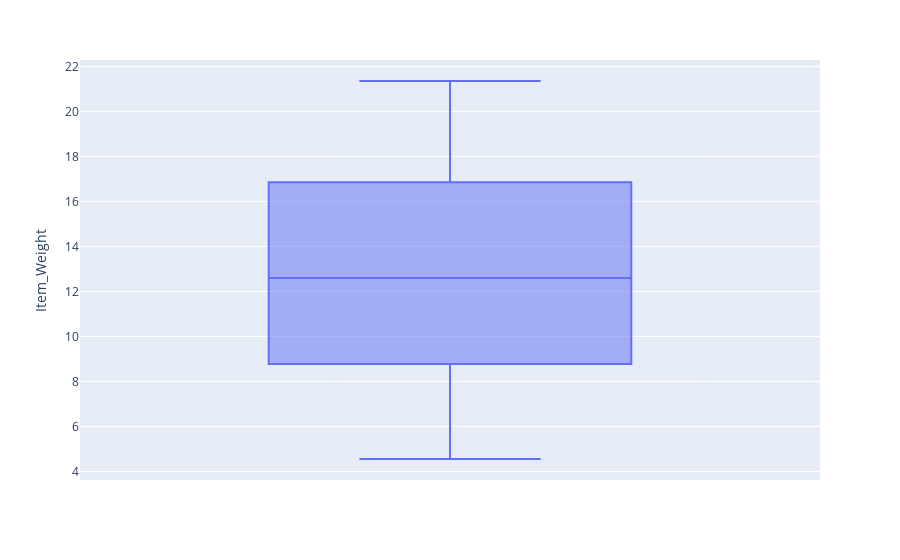

Notebook source saved alongside this figure:
### Markdown cell above
<p3>Checking for Outliers in the data</p3>

### Code cell
fig = px.box(train,y = 'Item_Weight')
fig.show()

### Figure 1 — Plotly figure (JSON) as saved in the notebook; plotly's stock layout.template omitted (floating-point values rounded to 4 significant figures; data arrays with more than 128 entries replaced by an {"elided": "..."} marker saying what was removed)
{"data": [{"alignmentgroup": "True", "hovertemplate": "Item_Weight=%{y}<extra></extra>", "legendgroup": "", "marker": {"color": "#636efa"}, "name": "", "notched": false, "offsetgroup": "", "orientation": "v", "showlegend": false, "type": "box", "x0": " ", "xaxis": "x", "y": {"elided": "8523 float values"}, "y0": " ", "yaxis": "y"}], "layout": {"boxmode": "group", "legend": {"tracegroupgap": 0}, "margin": {"t": 60}, "xaxis": {"anchor": "y", "domain": [0, 1]}, "yaxis": {"anchor": "x", "domain": [0, 1], "title": {"text": "Item_Weight"}}}}
